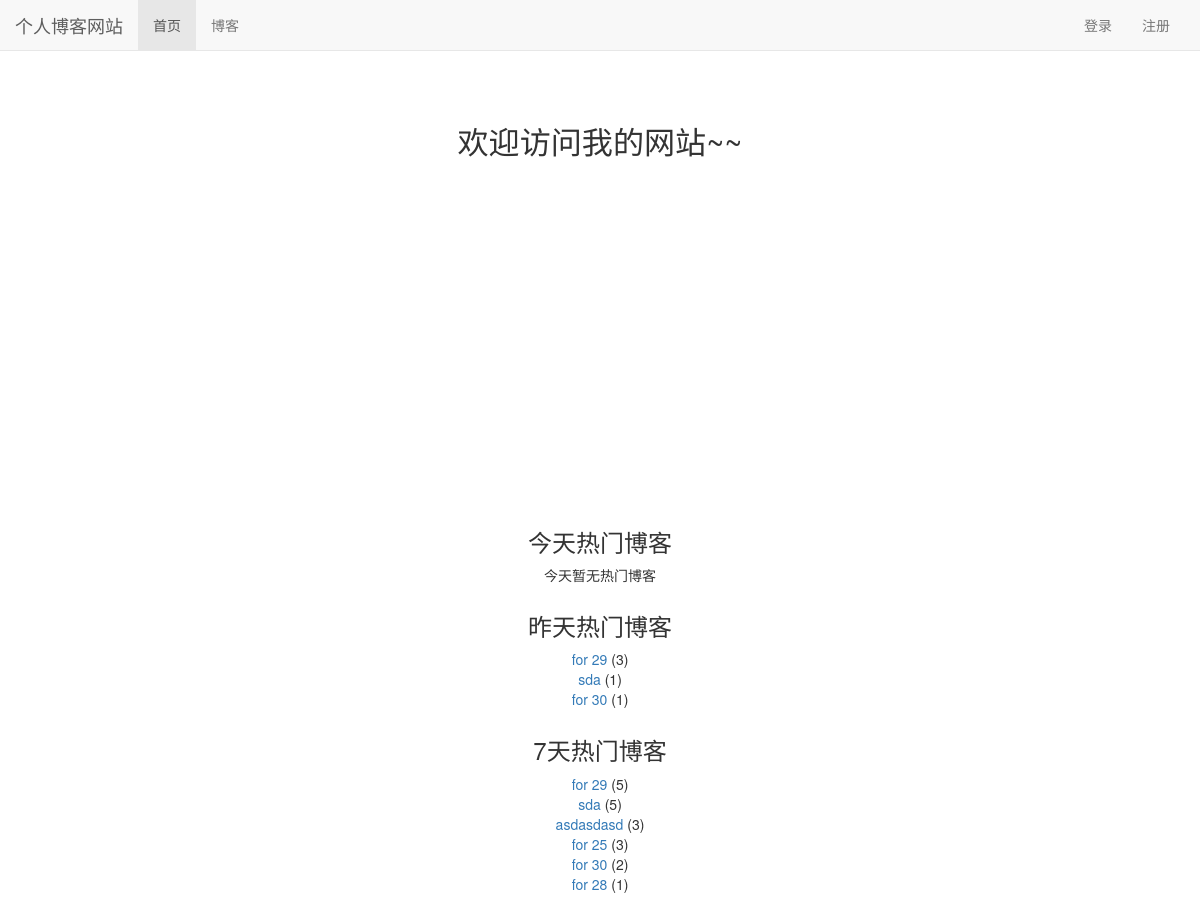
The app's page /, older data.
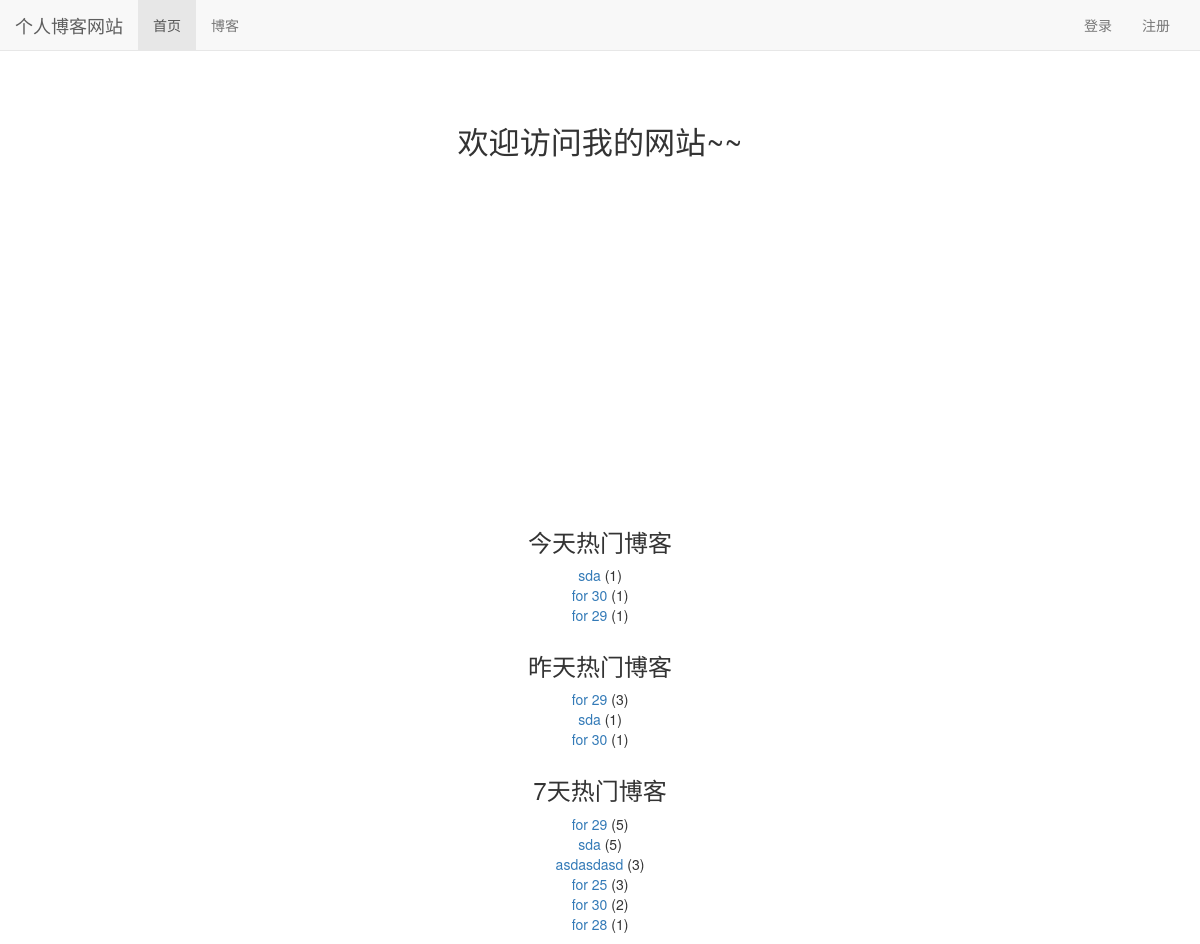
The same page, newer data.
### read_statistics/models.py (models this page shows)
class ReadDetail(models.Model):
    date = models.DateField(default=timezone.now) # 时间
    read_num = models.IntegerField(default=0)
    content_type = models.ForeignKey(ContentType, on_delete=models.CASCADE)
    object_id = models.PositiveIntegerField()
    content_object = GenericForeignKey('content_type', 'object_id')

### blog/models.py (models this page shows, shortened)
class Blog(models.Model,ReadNumExpandMethod):
    title = models.CharField(max_length=50)
    blog_type = models.ForeignKey(BlogType,on_delete=models.CASCADE) # 删除博客对博客类型无影响  多对一
    content = RichTextUploadingField()
    author = models.ForeignKey(User,on_delete=models.CASCADE)
    read_details = GenericRelation(ReadDetail) # 反向关联到ReadDetail    关联以后直接 blog.read_details.all()就能查看该博客所有readdetail
    created_time = models.DateTimeField(auto_now_add=True)
    last_updated_time = models.DateTimeField(auto_now=True)
    class Meta:
        ordering = ['-created_time']  # 按时间排序  最新的在最前

### mysite/views.py (the view)
# urls.py: 2. Add a URL to urlpatterns:  path('', views.home, name='home')
def home(request):
    blog_content_type = ContentType.objects.get_for_model(Blog) # 获得关联到Blog类型的 ContentType实例
    dates,read_nums = get_seven_days_read_date(blog_content_type)    # 获得前七天博客阅读的list
    hot_blogs_for_7_days = cache.get('hot_blogs_for_7_days')
    if hot_blogs_for_7_days is None:   # 如果获取不到 那么 得到None 需要重新计算
        hot_blogs_for_7_days = get_7_days_hot_blogs()
        cache.set('hot_blogs_for_7_days',hot_blogs_for_7_days,3) # 存放缓存  先是一个字典  然后是有效期(以s为单位)
    context={}
    context['read_nums'] = read_nums
    context['dates'] = dates
    context['today_hot_data'] = get_today_hot_data(blog_content_type) # 获取今天热门博客
    context['yesterday_hot_data'] = get_yesterday_hot_data(blog_content_type) # 获取昨天热门博客
    context['hot_blogs_for_7_days'] = hot_blogs_for_7_days # 获取7日内热门博客  已经按7天内阅读数之和排序
    return render( request,'home.html',context)

### mysite/views.py (called while the page is built)
def get_7_days_hot_blogs():  # 获取前7天内热门博客
    today = timezone.now().date()
    date = today - datetime.timedelta(days=7)
    blogs = Blog.objects \
                .filter(read_details__date__lt=today, read_details__date__gte=date) \
                .values('id','title') \
                .annotate(read_num_sum=Sum('read_details__read_num')) \
                .order_by('-read_num_sum')
    return blogs[:7]

### read_statistics/utils.py (called while the page is built)
def get_seven_days_read_date(content_type):
    today = timezone.now().date()
    read_nums = []
    dates = []
    for i in range(7,0,-1):  # 获得今天以前前7天的数据
        date = today - datetime.timedelta(days=i)
        read_details = ReadDetail.objects.filter(content_type=content_type,date=date) # 得到所有该天被阅读的类型的次数
        result = read_details.aggregate(read_num_sum=Sum('read_num')) # 得到每天所有被访问的类型访问次数和 result['read_num_sum']是求出的和
        read_nums.append(result['read_num_sum'] or 0) # 如果没有数据 那么取和为 0
        dates.append(date.strftime('%m/%d')) # 把date变成字符串(格式化) 然后在添加到dates中
    return dates,read_nums

def get_today_hot_data(content_type): # 获取今天的热门博客
    today = timezone.now().date()
    read_details = ReadDetail.objects.filter(content_type=content_type,date=today).order_by('-read_num')# 先找出符合条件的ReadDetail 在由read_num 从大到小排序
    return read_details[:7] # 切片 取前7条

def get_yesterday_hot_data(content_type): # 获取昨天的热门博客
    today = timezone.now().date()
    yesterday = today -datetime.timedelta(days=1) # 今天 减一天 得到昨天
    read_details = ReadDetail.objects.filter(content_type=content_type,date=yesterday).order_by('-read_num')# 先找出符合条件的ReadDetail 在由read_num 从大到小排序
    return read_details[:7]

### user/context_processors.py (called while the page is built)
def login_modal_form(request):
    return {'login_modal_form': LoginForm()}

### templates/home.html (shortened to what this page needs)
{% extends 'base.html' %}
{% load staticfiles %}
{% block header_extends %}
    <link rel="stylesheet" href="{% static 'home.css' %}">
{% endblock %}
{% block nav_home_active %}
    active
{%endblock%}
{% block content %}
    <h3 class="home-content"> 欢迎访问我的网站~~</h3>
    <div id="container"></div>
    <div class="hot-data">
        <h3>今天热门博客</h3>
        <ul>
            {% for hot_data in today_hot_data %}
                <li><a href="{% url 'blog_detail' hot_data.content_object.pk %}">{{ hot_data.content_object.title }}</a>
                ({{ hot_data.read_num }})</li>
            {% empty %}
                <li>今天暂无热门博客</li>
            {% endfor %}
        </ul>
    </div>
    <div class="hot-data">
        <h3>昨天热门博客</h3>
        <ul>
            {% for hot_data in yesterday_hot_data %}
                <li><a href="{% url 'blog_detail' hot_data.content_object.pk %}">{{ hot_data.content_object.title }}</a>
                ({{ hot_data.read_num }})</li>
            {% empty %}
                <li>昨天暂无热门博客</li>
            {% endfor %}
        </ul>
    </div>
    <div class="hot-data">
        <h3>7天热门博客</h3>
        <ul>
            {% for hot_blog in hot_blogs_for_7_days %}
                <li><a href="{% url 'blog_detail' hot_blog.id %}">{{ hot_blog.title }}</a>
                ({{ hot_blog.read_num_sum }})</li>
            {% empty %}
                <li>7天内暂无热门博客</li>
            {% endfor %}
        </ul>
    </div>
{% endblock %}

### templates/base.html (shortened to what this page needs)
{% load staticfiles %}
<!DOCTYPE html>
<html lang="zh-CN">
<head>
    <link rel="stylesheet" href="{% static 'base.css' %}">
    <link rel="stylesheet" href="{% static 'bootstrap-3.3.7/css/bootstrap.min.css' %}">
    {% block header_extends %}  {% endblock %}
</head>
<body>
    <div class="navbar navbar-default navbar-fixed-top" role="navigation">
        <div class="container-fluid">
            <div class="navbar-header" >
                <a class="navbar-brand" href="{% url 'home' %}">个人博客网站
                </a>
            </div>
            <div id="navbar-collapse" class="collapse navbar-collapse" >
                <u1 class="nav navbar-nav">
                    <li class="{% block nav_home_active %} {% endblock %}">
                        <a href="{% url 'home' %}">首页</a>
                    </li>
                    <li class="{% block nav_blog_active %} {% endblock %}">
                        <a href="{% url 'blog_list' %}">博客</a>
                    </li>
                </u1>
                <ul class="nav navbar-nav navbar-right">
                    {% if not user.is_authenticated %}
                        <li>
                            <a href="{% url 'login' %}?from={{ request.get_full_path }}">登录</a>
                        </li>
                        <li>
                            <a href="{% url 'register' %}?from={{ request.get_full_path }}">注册</a>
                        </li>
                    {% endif %}
                </ul>
            </div>
        </div>
    </div>
    {% block content %} {% endblock %}
</body>
</html>

### static/base.css (style rules this page uses)
* { margin: 0; padding: 0; }
body { margin-top: 70px!important; }
ul { list-style-type: none; }
ul.navbar-right { margin-right: 0; }

### static/home.css (style rules this page uses)
h3.home-content { font-size: 222%; text-align: center; margin-top: 4em; margin-bottom: 2em; }
div#container { margin: 0 auto; height: 20em; min-width: 20em; max-width: 30em; }
div.hot-data { text-align: center; margin-top: 2em; }

Row changes from the older to the newer data that the page shows:
added ReadDetail: content_object "sda", read_num "1", shown under "今天热门博客"
added ReadDetail: content_object "for 30", read_num "1", shown under "今天热门博客"
added ReadDetail: content_object "for 29", read_num "1", shown under "今天热门博客"
Text that changed along with them:
text no longer shown: "今天暂无热门博客"
